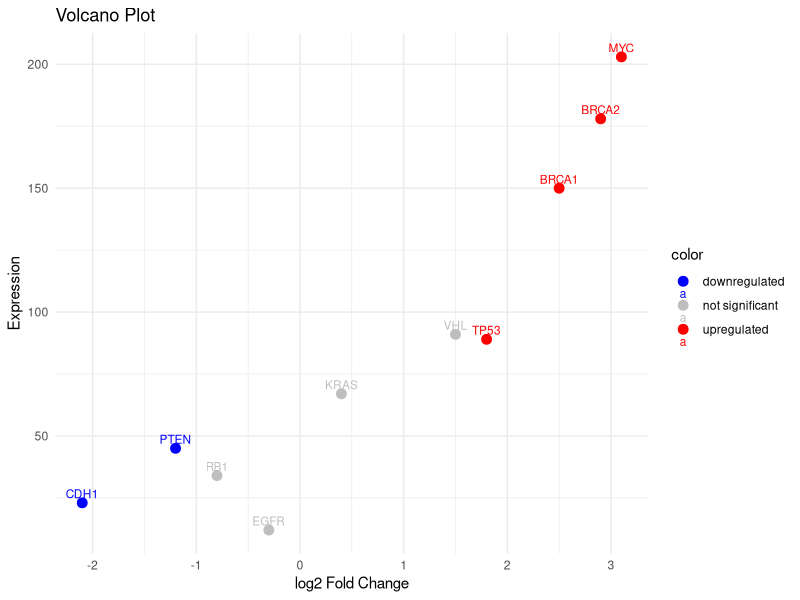

The R source for this figure:
# Mini Analysis - Week 1
setwd("~/Desktop/bioinfo-learning/week1-day2-r-basics")
library(ggplot2)
library(dplyr)

# Load data
data <- read.csv("gene_expression.csv")

# Add color column
data$color <- "not significant"
data$color[data$significant == TRUE & data$log2FC > 1] <- "upregulated"
data$color[data$significant == TRUE & data$log2FC < -1] <- "downregulated"

# Volcano plot
ggplot(data, aes(x = log2FC, y = expression, color = color, label = gene)) +
  geom_point(size = 3) +
  geom_text(vjust = -0.5, size = 3) +
  scale_color_manual(values = c("upregulated" = "red",
                                "downregulated" = "blue",
                                "not significant" = "gray")) +
  labs(title = "Volcano Plot", x = "log2 Fold Change", y = "Expression") +
  theme_minimal()

# Top 3 genes
top3 <- data[data$significant == TRUE,]
top3 <- top3[order(-top3$expression),]
top3 <- head(top3, 3)
print(top3)
